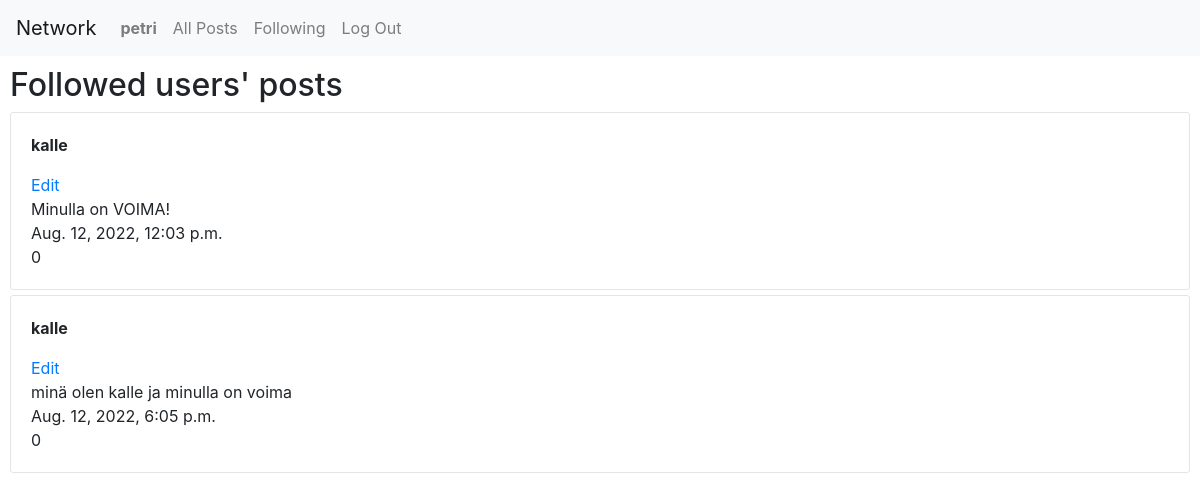
Page /following (signed in) on the earlier database version.
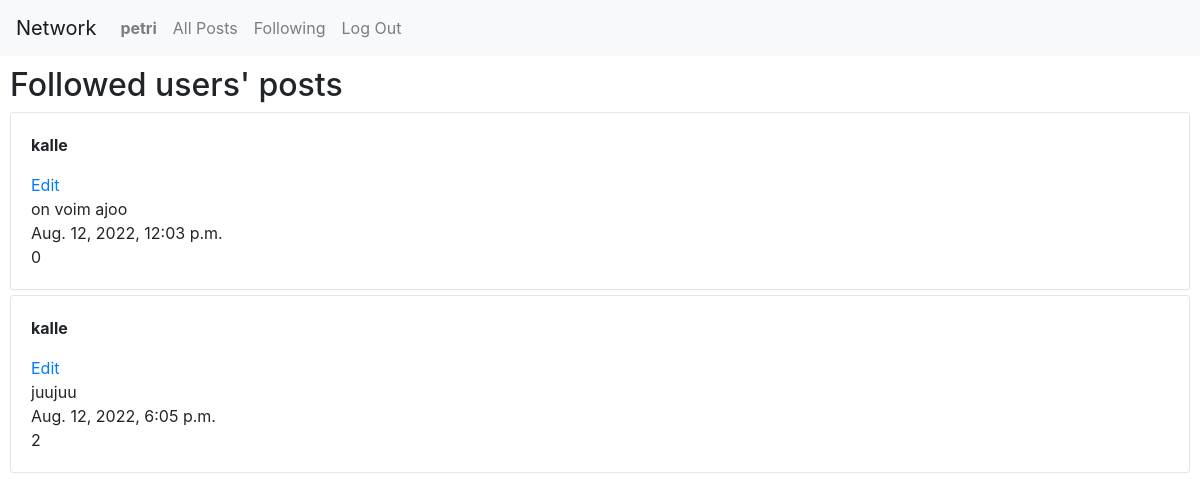
Same page on the later database version.
### network/models.py (models this page shows, shortened)
class User(AbstractUser):
    pass

class Posts(models.Model):
    username = models.ForeignKey(User, on_delete=models.CASCADE, related_name="user")
    content = models.CharField(max_length=1000)
    time = models.DateTimeField()
    likes = models.IntegerField(default=0)

### network/views.py (the view)
# urls.py: path("following", views.following, name="following"),
@login_required(login_url="/login")
def following(request):
    followed_users = Posts.objects.filter(username__following__follower = request.user)
    return render(request, "network/following.html",{
        "followed_users": followed_users
    })

### network/templates/network/following.html (shortened to what this page needs)
{% extends "network/layout.html" %}
{% load static %}
{% block body %}
    <div class="all-posts-container">
        <h2>Followed users' posts</h2>
    {% for follow in followed_users %}
        <div class="post-container">
            <div style="font-weight: bold;"><a href="{% url 'profile' follow.username %}" style="color: inherit;">{{ follow.username }}</a></div>
            <a href="#">Edit</a>
            <div>{{ follow.content }}</div>
            <div>{{ follow.time }}</div>
            <div>{{ follow.likes }}</div>
        </div>
    {% endfor %}
    </div>
{% endblock %}

### network/templates/network/layout.html (shortened to what this page needs)
{% load static %}
<!DOCTYPE html>
<html lang="en">
    <head>
        <link rel="stylesheet" href="https://stackpath.bootstrapcdn.com/bootstrap/4.4.1/css/bootstrap.min.css">
        <link href="{% static 'network/styles.css' %}" rel="stylesheet">
    </head>
    <body>
        <nav class="navbar navbar-expand-lg navbar-light bg-light">
            <a class="navbar-brand" href="#">Network</a>
            <div class="">
              <ul class="navbar-nav mr-auto">
                {% if user.is_authenticated %}
                    <li class="nav-item">
                        <a class="nav-link" href="{% url 'profile' request.user %}"><strong>{{ user.username }}</strong></a>
                    </li>
                {% endif %}
                <li class="nav-item">
                  <a class="nav-link" href="{% url 'index' %}">All Posts</a>
                </li>
                {% if user.is_authenticated %}
                    <li class="nav-item">
                        <a class="nav-link" href="{% url 'following' %}">Following</a>
                    </li>
                    <li class="nav-item">
                        <a class="nav-link" href="{% url 'logout' %}">Log Out</a>
                    </li>
                {% endif %}
              </ul>
            </div>
          </nav>
        <div class="body">
            {% block body %}
            {% endblock %}
        </div>
    </body>
</html>

### network/static/network/styles.css (style rules this page uses)
.all-posts-container { padding: 10px; }
.post-container { box-sizing: border-box; border: 1px solid rgba(0, 0, 0, 0.1); padding: 20px; border-radius: 3px; min-width: 100%; margin-bottom: 5px; }

Differences in the rows shown:
changed Posts: content "Minulla on VOIMA!" → "on voim ajoo"
changed Posts: content "minä olen kalle ja minulla on voima" → "juujuu"; likes "0" → "2"
